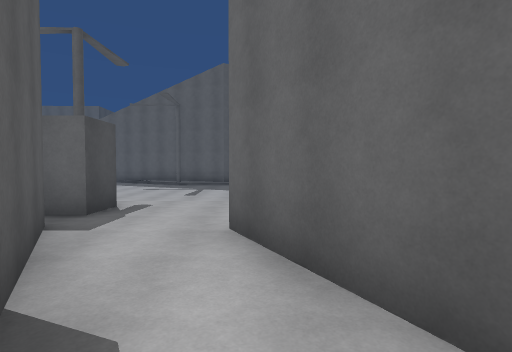
View 1 (above)

24 first-person views from a walk through a scene from a Unity 3-D project. The camera is 1.5 m above the floor, tilts 2° down and sees 80° across. The floor is counted in squares, 2 m on a side. Each view is taken from the middle of a square. On the plan, view 1 faces up. The plan holds only what a view shows up to about 10 squares ahead; the rest is blank. The place goes on beyond the plan. The player is left out.

View 2
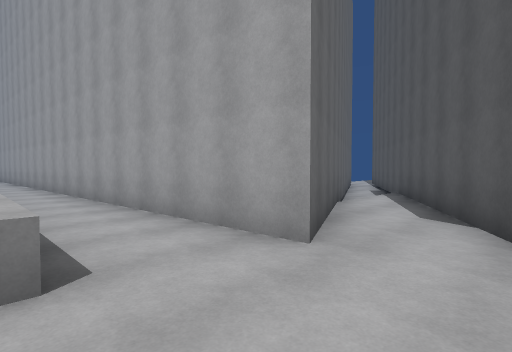

View 3
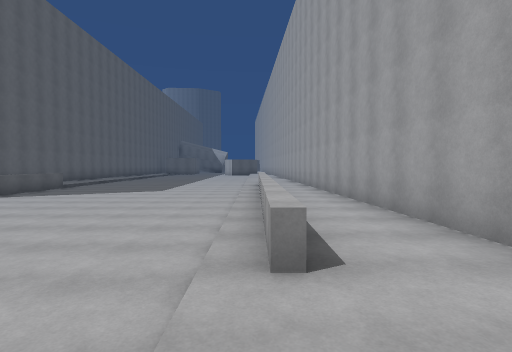

View 4
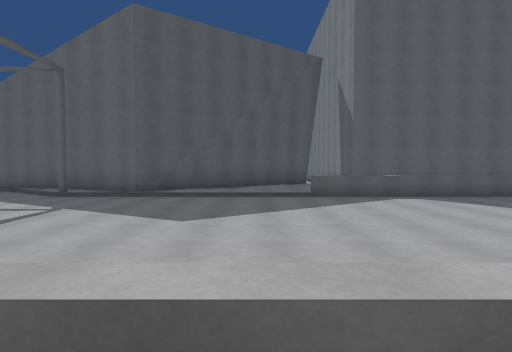

View 5
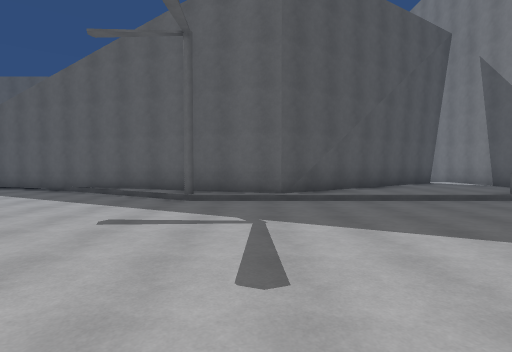

View 6
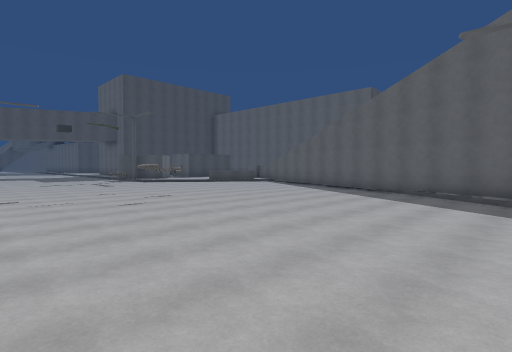

View 7
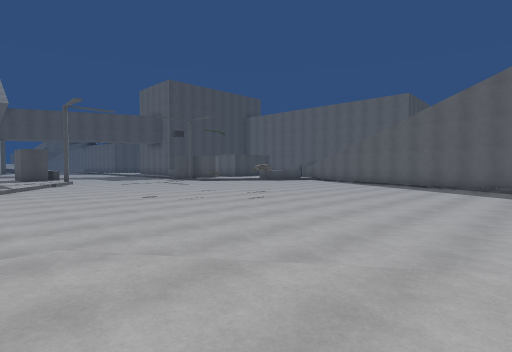

View 8
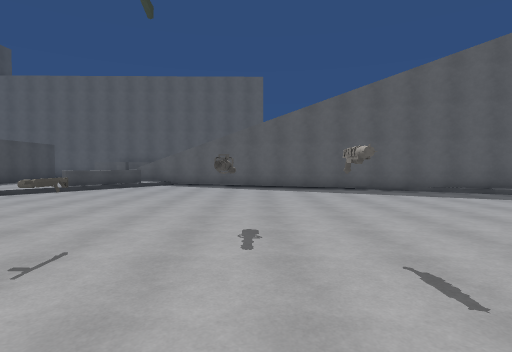

View 9
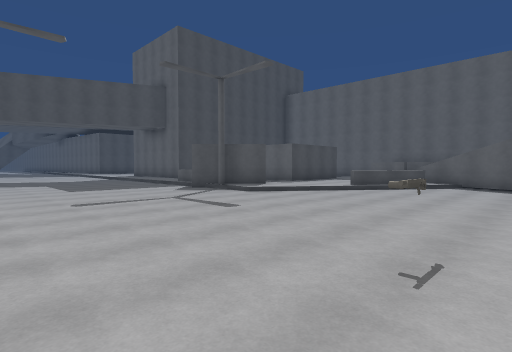

View 10
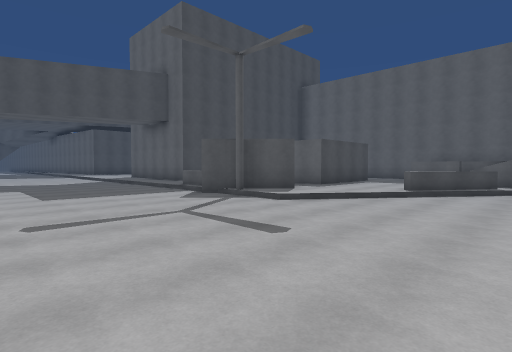

View 11
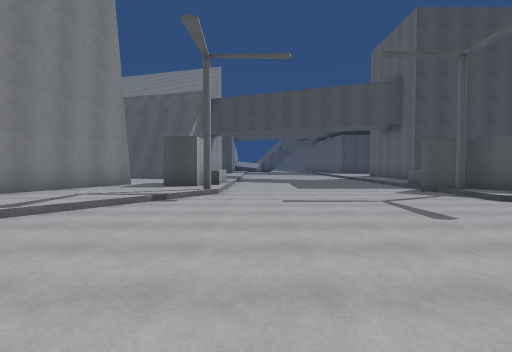

View 12
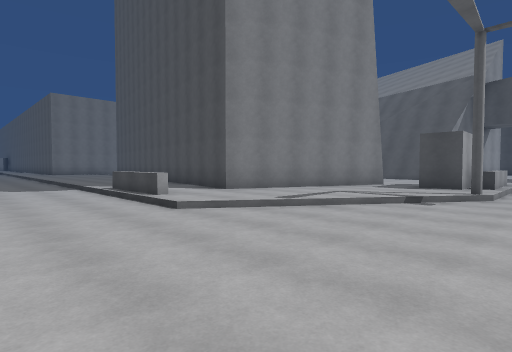

View 13
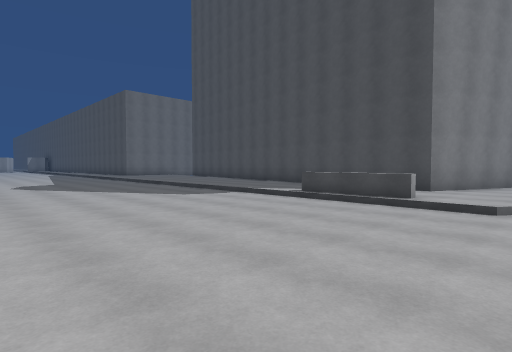

View 14
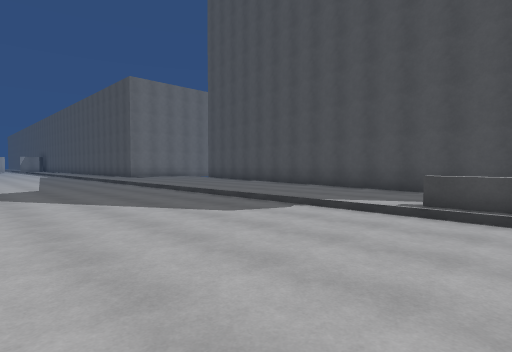

View 15
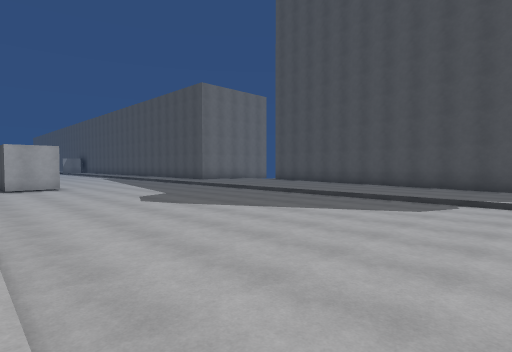

View 16
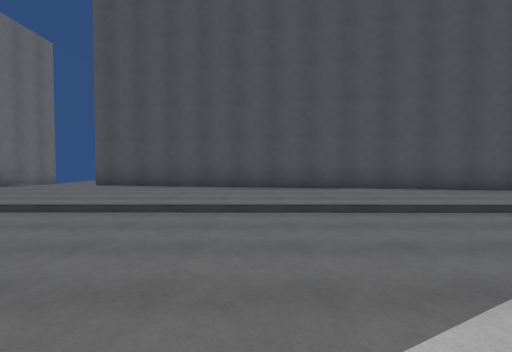

View 17
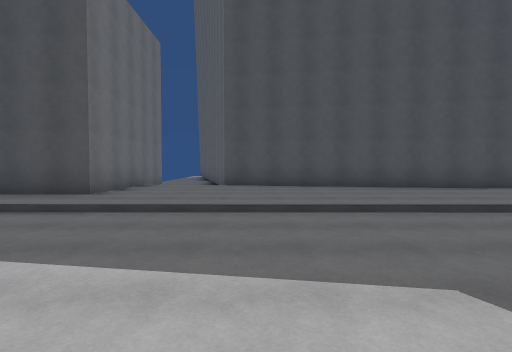

View 18
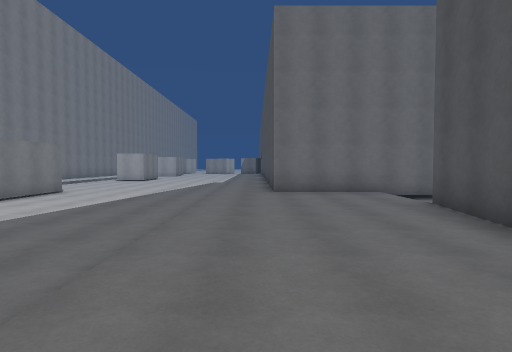

View 19
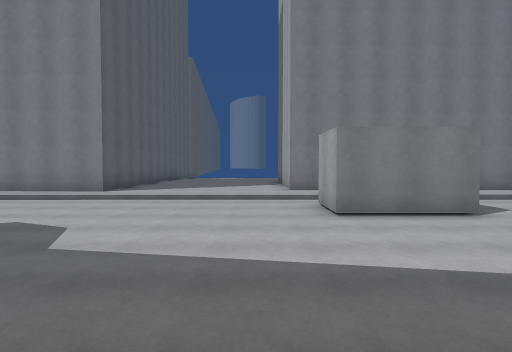

View 20
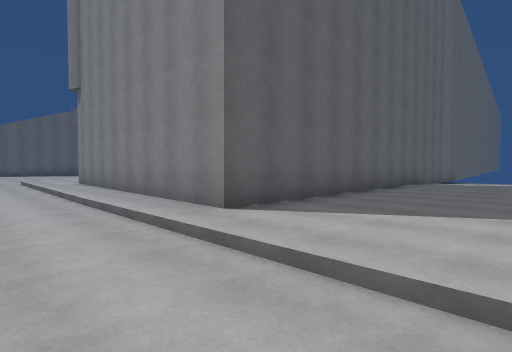

View 21
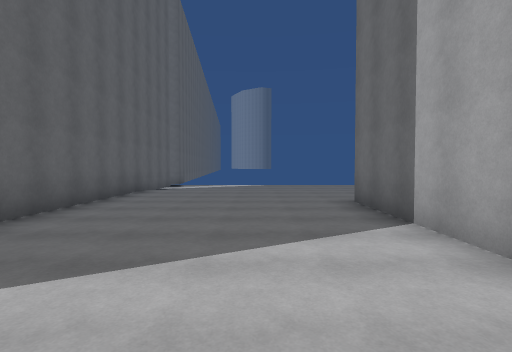

View 22
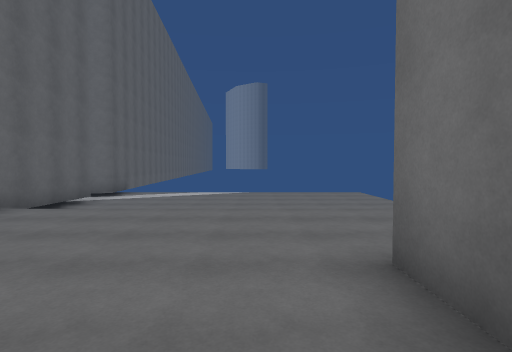

View 23
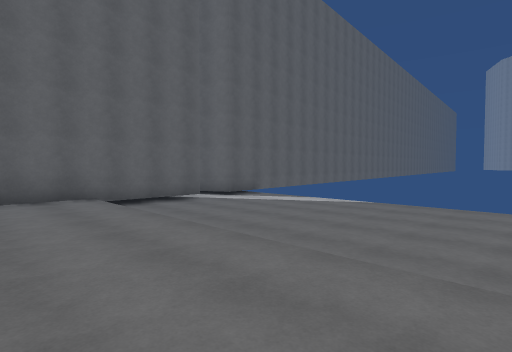

View 24
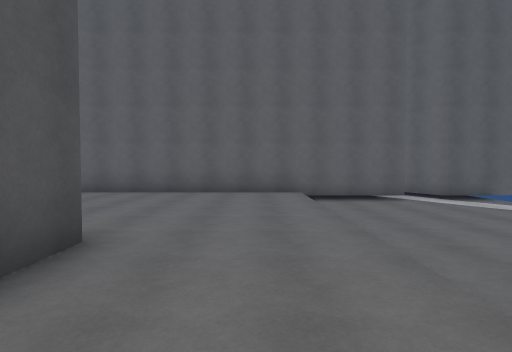

### Floor plan
Key: @ floor where view 1 was taken; # wall or solid block; x gap in a wall; . main floor; : floor 0.25 m higher than the main floor; / step, stairs or slope; = window, fence, low wall or low ledge; ^ raised ledge; G gun; O other object.
Columns run from 27 left of view 1 to 9 right of it. Each row starts with its distance up from view 1.
 20            ^
 19           ^^##
 18           ==.#
 17        :::^.....####         ##:#
 16       :::==........####    ###::#
 15       #::/.........../### ##::::#####
 14       #//............../###:::::
 13    /###/............................
 12   ..................................
 11  ..............O....................
 10 .............O......................
  9 ................G...................
  8  ...................................
  7   ^^^/#................  ...........
  6     #/:/............../:::::^^^^^^^^
  5     :::::/.........../: #::::::::::::
  4     ::::::/......../::: :::::::######
  3     ###:::::......./::: ##:#####
  2       ###:::.......      #::#
  1         #::^......./     ##:##
  0         #::^......./#     #@:#
 -1         #:::......./#     ##:#
 -2         #::/......./#      ####
 -3         #::/......./#       #
 -4        ##::/.......:#       #
 -5        #:::/.......:#
 -6        #:::/.......:#
 -7        #:::/.......:###############
 -8        #:::/.......::::::::::.##..
 -9        #:::/.......::::::::::.....
-10       ##:::/.......::::::::::.....
-11       #::::/.......::::::::::.....
-12       #::::/......./:::::::::.....
-13        ::::/......./:#####:::.....
-14      ..::::/.....# /:#   #:::.....
-15      #####:/.....#        :::.....
-16          #:/.....x         :

Positions as (right, up) in squares from view 1, and headings:
1: (0, 0), facing up
2: (-2, 6), facing down-right
3: (-2, 6), facing right
4: (2, 5), facing up
5: (-2, 7), facing up
6: (-4, 6), facing up-left
7: (-5, 3), facing up-left
8: (-12, 7), facing up
9: (-13, 7), facing up-left
10: (-15, 8), facing up-left
11: (-13, 8), facing left
12: (-13, 8), facing down-left
13: (-10, 4), facing down-left
14: (-11, 1), facing down-left
15: (-8, -1), facing down-left
16: (-11, -7), facing left
17: (-11, -11), facing left
18: (-17, -6), facing down
19: (-16, -12), facing right
20: (-10, -11), facing up-right
21: (-8, -11), facing right
22: (-4, -12), facing right
23: (-1, -15), facing up-right
24: (0, -16), facing up
